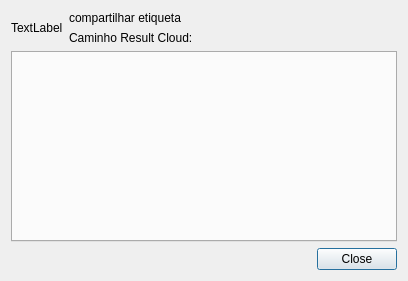
<?xml version="1.0" encoding="UTF-8"?>
<ui version="4.0">
 <class>OCC::ShareDialog</class>
 <widget class="QDialog" name="OCC::ShareDialog">
  <property name="geometry">
   <rect>
    <x>0</x>
    <y>0</y>
    <width>408</width>
    <height>281</height>
   </rect>
  </property>
  <property name="windowTitle">
   <string>Diálogo</string>
  </property>
  <layout class="QVBoxLayout" name="verticalLayout_2">
   <item>
    <layout class="QGridLayout" name="gridLayout">
     <item row="0" column="1">
      <widget class="QLabel" name="label_name">
       <property name="sizePolicy">
        <sizepolicy hsizetype="MinimumExpanding" vsizetype="Preferred">
         <horstretch>0</horstretch>
         <verstretch>0</verstretch>
        </sizepolicy>
       </property>
       <property name="text">
        <string>compartilhar etiqueta</string>
       </property>
       <property name="textFormat">
        <enum>Qt::PlainText</enum>
       </property>
      </widget>
     </item>
     <item row="1" column="1">
      <widget class="QLabel" name="label_sharePath">
       <property name="sizePolicy">
        <sizepolicy hsizetype="MinimumExpanding" vsizetype="Preferred">
         <horstretch>0</horstretch>
         <verstretch>0</verstretch>
        </sizepolicy>
       </property>
       <property name="font">
        <font>
         <weight>50</weight>
         <bold>false</bold>
        </font>
       </property>
       <property name="text">
        <string>Caminho Result Cloud: </string>
       </property>
       <property name="textFormat">
        <enum>Qt::PlainText</enum>
       </property>
      </widget>
     </item>
     <item row="0" column="0" rowspan="2">
      <widget class="QLabel" name="label_icon">
       <property name="text">
        <string>TextLabel</string>
       </property>
      </widget>
     </item>
    </layout>
   </item>
   <item>
    <widget class="QTabWidget" name="shareWidgets"/>
   </item>
   <item>
    <layout class="QHBoxLayout" name="buttonBoxLayout">
     <item>
      <widget class="QDialogButtonBox" name="buttonBox">
       <property name="sizePolicy">
        <sizepolicy hsizetype="MinimumExpanding" vsizetype="Fixed">
         <horstretch>0</horstretch>
         <verstretch>0</verstretch>
        </sizepolicy>
       </property>
       <property name="standardButtons">
        <set>QDialogButtonBox::Close</set>
       </property>
      </widget>
     </item>
    </layout>
   </item>
  </layout>
 </widget>
 <resources/>
 <connections/>
</ui>
